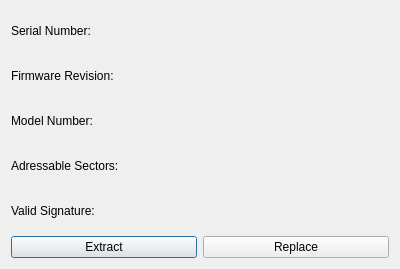
<?xml version="1.0" encoding="UTF-8"?>
<ui version="4.0">
 <class>SecuritySectorDialog</class>
 <widget class="QDialog" name="SecuritySectorDialog">
  <property name="geometry">
   <rect>
    <x>0</x>
    <y>0</y>
    <width>400</width>
    <height>269</height>
   </rect>
  </property>
  <property name="windowTitle">
   <string>Security Blob Dialog</string>
  </property>
  <property name="windowIcon">
   <iconset resource="Resources.qrc">
    <normaloff>:/Images/Leaner24.png</normaloff>:/Images/Leaner24.png</iconset>
  </property>
  <layout class="QVBoxLayout" name="verticalLayout_2">
   <item>
    <layout class="QVBoxLayout" name="verticalLayout" stretch="9,0">
     <item>
      <layout class="QHBoxLayout" name="horizontalLayout_2">
       <item>
        <layout class="QVBoxLayout" name="verticalLayout_5">
         <item>
          <widget class="QLabel" name="label">
           <property name="text">
            <string>Serial Number:</string>
           </property>
          </widget>
         </item>
         <item>
          <widget class="QLabel" name="label_2">
           <property name="text">
            <string>Firmware Revision:</string>
           </property>
          </widget>
         </item>
         <item>
          <widget class="QLabel" name="label_3">
           <property name="text">
            <string>Model Number:</string>
           </property>
          </widget>
         </item>
         <item>
          <widget class="QLabel" name="label_4">
           <property name="text">
            <string>Adressable Sectors:</string>
           </property>
          </widget>
         </item>
         <item>
          <widget class="QLabel" name="label_5">
           <property name="text">
            <string>Valid Signature:</string>
           </property>
          </widget>
         </item>
        </layout>
       </item>
       <item>
        <layout class="QVBoxLayout" name="verticalLayout_3">
         <item>
          <widget class="QLabel" name="lblSerialNumber">
           <property name="text">
            <string/>
           </property>
           <property name="alignment">
            <set>Qt::AlignRight|Qt::AlignTrailing|Qt::AlignVCenter</set>
           </property>
          </widget>
         </item>
         <item>
          <widget class="QLabel" name="lblFirmwareRevision">
           <property name="text">
            <string/>
           </property>
           <property name="alignment">
            <set>Qt::AlignRight|Qt::AlignTrailing|Qt::AlignVCenter</set>
           </property>
          </widget>
         </item>
         <item>
          <widget class="QLabel" name="lblModelNumber">
           <property name="text">
            <string/>
           </property>
           <property name="alignment">
            <set>Qt::AlignRight|Qt::AlignTrailing|Qt::AlignVCenter</set>
           </property>
          </widget>
         </item>
         <item>
          <widget class="QLabel" name="lblSectors">
           <property name="text">
            <string/>
           </property>
           <property name="alignment">
            <set>Qt::AlignRight|Qt::AlignTrailing|Qt::AlignVCenter</set>
           </property>
          </widget>
         </item>
         <item>
          <widget class="QLabel" name="lblValidSignature">
           <property name="text">
            <string/>
           </property>
           <property name="alignment">
            <set>Qt::AlignRight|Qt::AlignTrailing|Qt::AlignVCenter</set>
           </property>
          </widget>
         </item>
        </layout>
       </item>
      </layout>
     </item>
     <item>
      <layout class="QHBoxLayout" name="horizontalLayout_3">
       <item>
        <widget class="QPushButton" name="btnExtractSecuritySector">
         <property name="enabled">
          <bool>true</bool>
         </property>
         <property name="text">
          <string>Extract</string>
         </property>
         <property name="icon">
          <iconset resource="Resources.qrc">
           <normaloff>:/Images/extract.png</normaloff>:/Images/extract.png</iconset>
         </property>
        </widget>
       </item>
       <item>
        <widget class="QPushButton" name="btnReplaceSecuritySector">
         <property name="enabled">
          <bool>true</bool>
         </property>
         <property name="text">
          <string>Replace</string>
         </property>
         <property name="icon">
          <iconset resource="Resources.qrc">
           <normaloff>:/Images/replace.png</normaloff>:/Images/replace.png</iconset>
         </property>
        </widget>
       </item>
      </layout>
     </item>
    </layout>
   </item>
  </layout>
 </widget>
 <resources>
  <include location="Resources.qrc"/>
 </resources>
 <connections/>
</ui>
